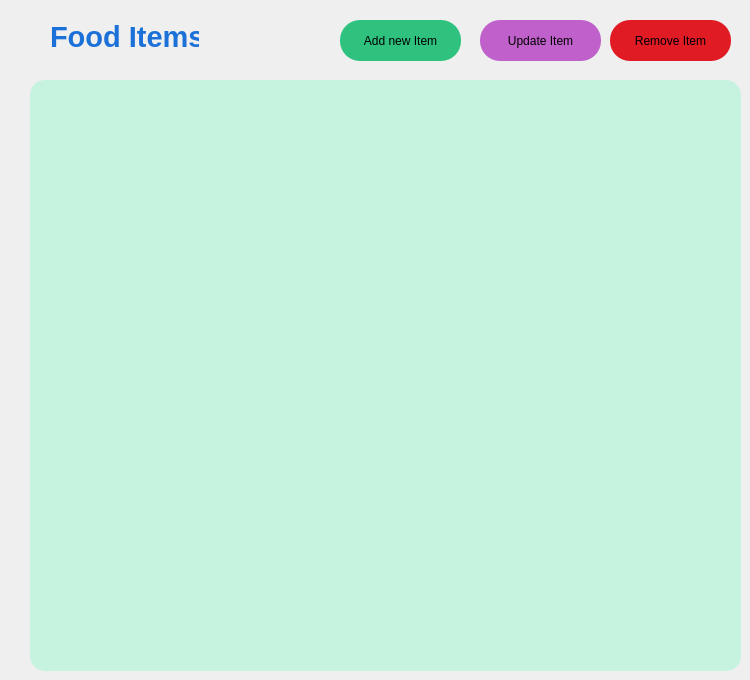
    <widget class="QWidget" name="cfoodpage">
     <widget class="QPushButton" name="FoodViewUpdateFoodButton">
      <property name="geometry">
       <rect>
        <x>480</x>
        <y>20</y>
        <width>121</width>
        <height>41</height>
       </rect>
      </property>
      <property name="styleSheet">
       <string notr="true">#FoodViewUpdateFoodButton{
background-color: rgb(192, 97, 203);
border-radius: 20%;
}
#FoodViewUpdateFoodButton::hover{
background-color: rgb(220, 138, 221);
}</string>
      </property>
      <property name="text">
       <string>Update Item</string>
      </property>
     </widget>
     <widget class="QPushButton" name="FoodViewAddNewFoodButton">
      <property name="geometry">
       <rect>
        <x>340</x>
        <y>20</y>
        <width>121</width>
        <height>41</height>
       </rect>
      </property>
      <property name="styleSheet">
       <string notr="true">#FoodViewAddNewFoodButton{
background-color: rgb(46, 194, 126);
border-radius: 20%;
}
#FoodViewAddNewFoodButton::hover{
background-color: rgb(143, 240, 164)
}</string>
      </property>
      <property name="text">
       <string>Add new Item</string>
      </property>
     </widget>
     <widget class="QPushButton" name="FoodViewRemoveFoodButton">
      <property name="geometry">
       <rect>
        <x>610</x>
        <y>20</y>
        <width>121</width>
        <height>41</height>
       </rect>
      </property>
      <property name="styleSheet">
       <string notr="true">#FoodViewRemoveFoodButton{
background-color: rgb(224, 27, 36);
border-radius: 20%;
}
#FoodViewRemoveFoodButton::hover{
background-color: rgb(246, 97, 81);
}</string>
      </property>
      <property name="text">
       <string>Remove Item</string>
      </property>
     </widget>
     <widget class="QTableView" name="foodViewFoodItemsTable">
      <property name="geometry">
       <rect>
        <x>30</x>
        <y>80</y>
        <width>711</width>
        <height>591</height>
       </rect>
      </property>
      <property name="styleSheet">
       <string notr="true">background-color: #C6F3E0;
border-radius: 15px;
color: rgb(0, 0, 0);
alternate-background-color: lightgray;</string>
      </property>
      <property name="sizeAdjustPolicy">
       <enum>QAbstractScrollArea::AdjustToContents</enum>
      </property>
      <property name="alternatingRowColors">
       <bool>true</bool>
      </property>
     </widget>
     <widget class="QLabel" name="label_22">
      <property name="geometry">
       <rect>
        <x>50</x>
        <y>20</y>
        <width>149</width>
        <height>35</height>
       </rect>
      </property>
      <property name="text">
       <string>&lt;html&gt;&lt;head/&gt;&lt;body&gt;&lt;p&gt;&lt;span style=&quot; font-size:22pt; font-weight:700; color:#1c71d8;&quot;&gt;Food Items&lt;/span&gt;&lt;/p&gt;&lt;/body&gt;&lt;/html&gt;</string>
      </property>
     </widget>
    </widget>
